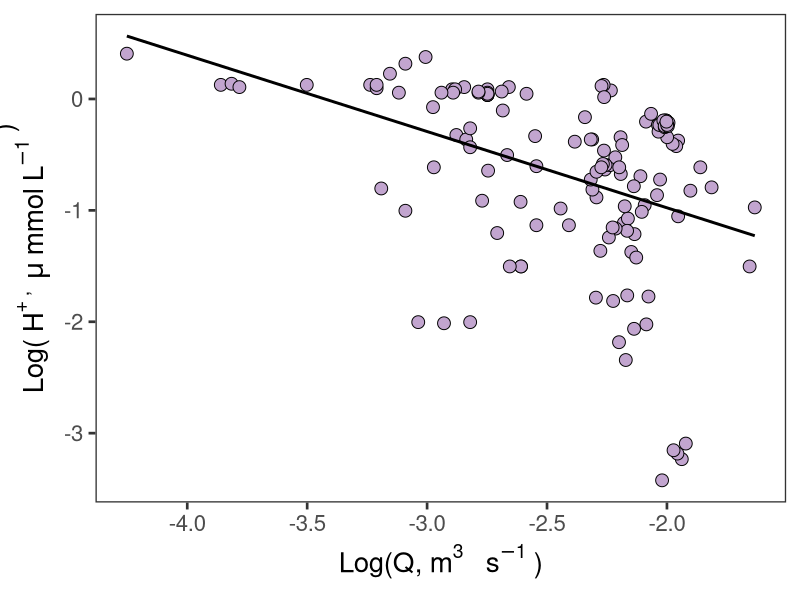
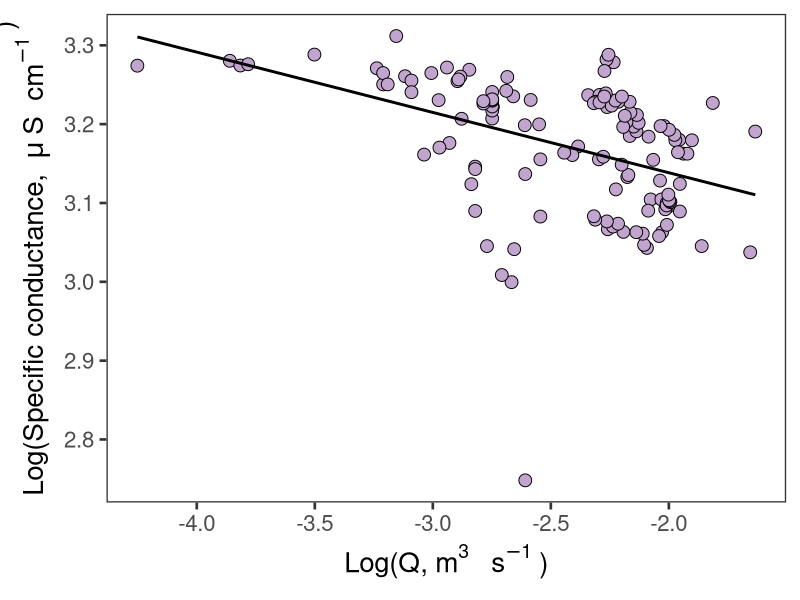
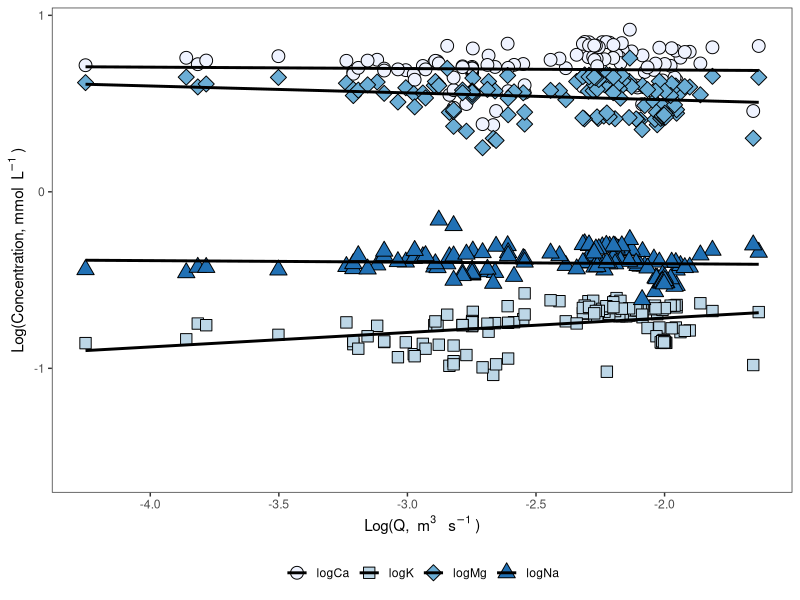
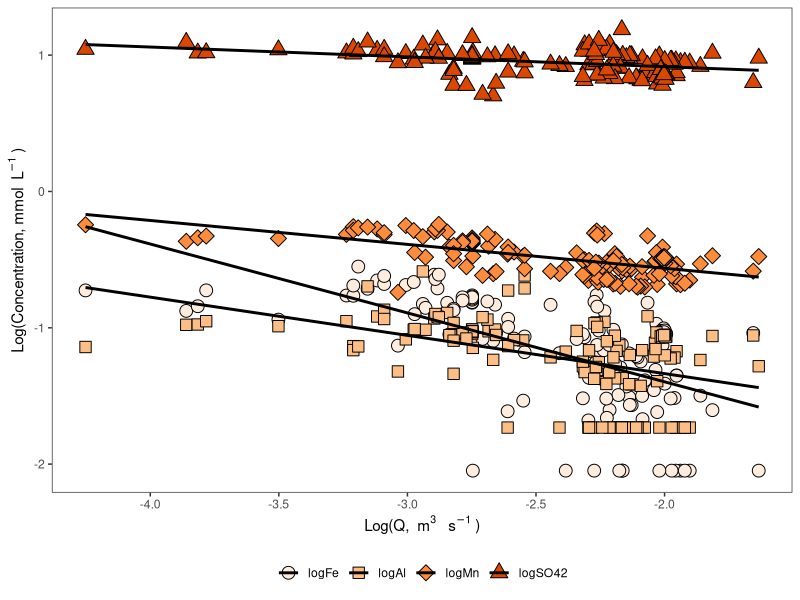
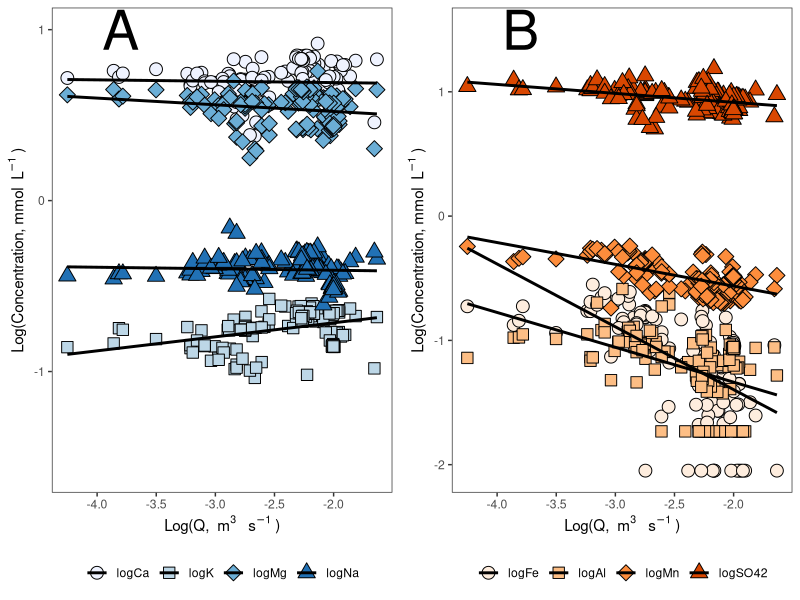
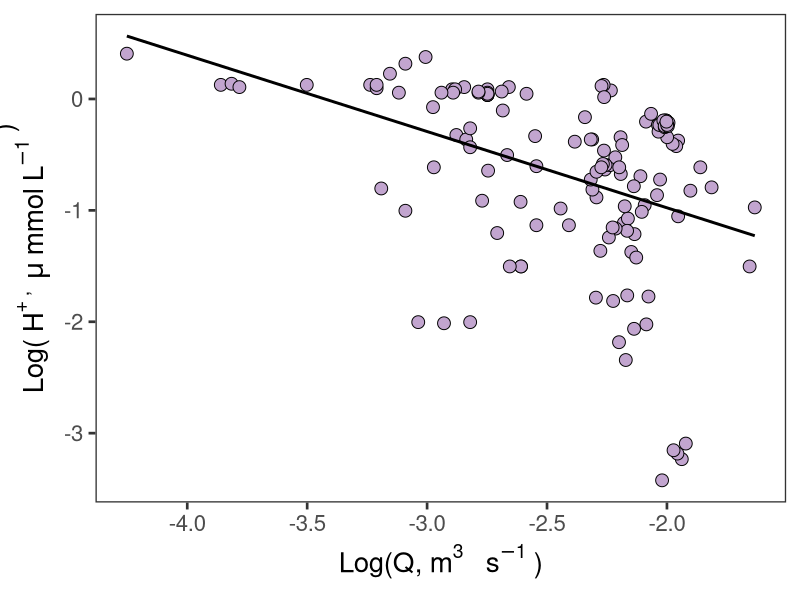
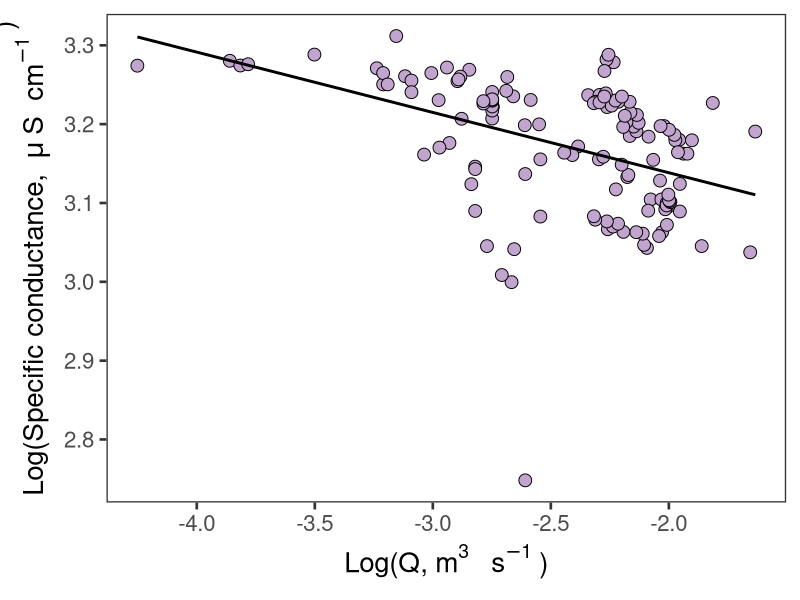
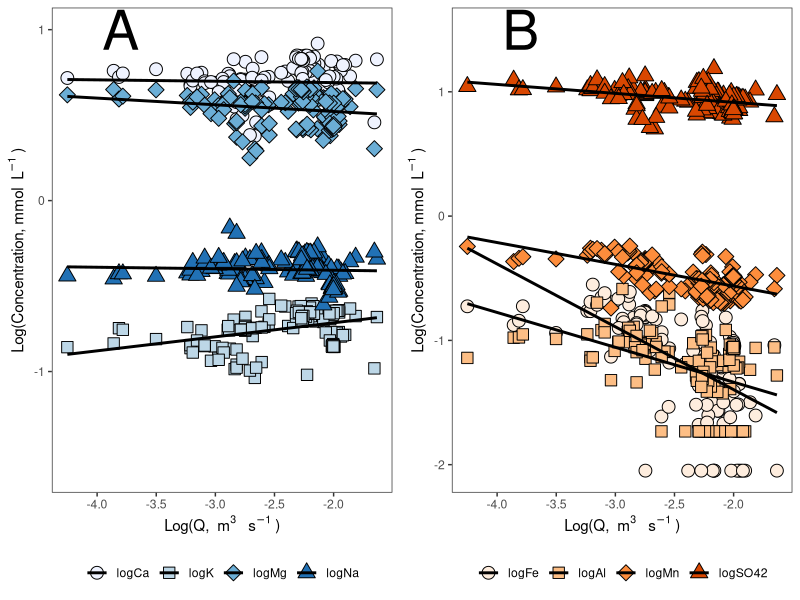

These figures' R source, in order:
# Rename columns to be R friendly

newname<-c("sample_name","date_and_time","Q_m3s","Al_mgL","Ca_mgL","Fe_mgL","K_mgL","Mg_mgL","Mn_mgL","Na_mgL","SO42_mgL","pH","EC")
CQ<-read.csv(file="CQ.csv",header=TRUE)
colnames(CQ)<-newname

#Transform mg/L to mmol/L

CQ$Al_mmolL<-(CQ$Al_mgL/26.982)
CQ$Ca_mmolL<-(CQ$Ca_mgL/40.08)
CQ$Fe_mmolL<-(CQ$Fe_mgL/55.845)
CQ$K_mmolL<-(CQ$K_mgL/39.099)
CQ$Mg_mmolL<-(CQ$Mg_mgL/24.305)
CQ$Mn_mmolL<-(CQ$Mn_mgL/54.938)
CQ$Na_mmolL<-(CQ$Na_mgL/22.99)
CQ$SO42_mmolL<-(CQ$SO42_mgL/96.06)

#Transform pH to H+ mg/L

CQ$H_mgL<-(10^(-1*CQ$pH))

#H mg/L to mu/L
CQ$H_umolL<-((1000/1.008)*CQ$H_mgL)

#Take the log of everything

CQ$logQ<-(log10(CQ$Q_m3s))
CQ$logAl<-(log10(CQ$Al_mmolL))
CQ$logCa<-(log10(CQ$Ca_mmolL))
CQ$logFe<-(log10(CQ$Fe_mmolL))
CQ$logK<-(log10(CQ$K_mmolL))
CQ$logMg<-(log10(CQ$Mg_mmolL))
CQ$logMn<-(log10(CQ$Mn_mmolL))
CQ$logNa<-(log10(CQ$Na_mmolL))
CQ$logSO42<-(log10(CQ$SO42_mmolL))
CQ$logH<-(log10(CQ$H_umolL))
CQ$logEC<-(log10(CQ$EC))

#H+ plot
library(ggplot2)
pal="#c2a5cf"
shape1=21
CQH<-ggplot(CQ, aes(logQ,logH))+
  geom_point(colour="black",size=4, fill=pal, pch=shape1)+
  theme_bw(base_size=20)+
  theme(panel.grid.major = element_blank(), panel.grid.minor = element_blank())+
  guides(fill=guide_legend(title="Depth (cm)"))+
  xlab("\nLog(Q,"~m^3~" "~s^-1~")")+
  ylab("Log("~H^+~", "~mu~"mmol"~L^-1~")\n")+
  geom_smooth(method=lm,colour="black",se=FALSE)
#Call the graph
CQH
pHregression<-lm(logH~logQ,data=CQ)
pHregression
summary(pHregression)

#save to pdf
pdf("CQH.pdf",height=6,width=8)
CQH
dev.off()

#EC plot
library(ggplot2)
pal="#c2a5cf"
shape1=21
CQEC<-ggplot(CQ, aes(logQ,logEC))+
  geom_point(colour="black",size=4, fill=pal, pch=shape1)+
  theme_bw(base_size=20)+
  theme(panel.grid.major = element_blank(), panel.grid.minor = element_blank())+
  guides(fill=guide_legend(title="Depth (cm)"))+
  xlab("\nLog(Q,"~m^3~" "~s^-1~")")+
  ylab("Log(Specific conductance, "~mu~"S "~cm^-1~")\n")+
  geom_smooth(method=lm,colour="black",se=FALSE)
#Call the graph
CQEC

ECregression<-lm(logEC~logQ,data=CQ)
ECregression
summary(ECregression)

#save to pdf
pdf("CQEC.pdf",height=6,width=8)
CQEC
dev.off()

#Reshape the data for basecation CQ plot
CQvarsforbasemelt<-c("logQ","logCa","logK","logMg","logNa")
CQforbasemelt<-CQ[CQvarsforbasemelt]
library(reshape2)
longbaseCQ<-melt(CQforbasemelt,id.vars=c("logQ"),variable.name="ion",value.name="concentration")

#All base cations plot
#Add in lines and why is the legend not working?
library(ggplot2)
pal<-c("#eff3ff","#bdd7e7","#6baed6","#2171b5")
shape1<-c(21,22,23,24)
CQbasecat<-ggplot(longbaseCQ, aes(x=logQ,y=concentration,fill=as.factor(ion),shape=as.factor(ion)))+
  geom_point(colour="black",size=4)+
  scale_shape_manual(values=shape1)+    
  scale_fill_manual(values=pal)+
  geom_smooth(method=lm,colour="black",se=FALSE)+
  theme_bw()+
  theme(panel.grid.major = element_blank(), panel.grid.minor = element_blank())+
  theme(legend.position="bottom")+
  theme(legend.title=element_blank())+
  guides(fill=guide_legend(title="ion"),shape=guide_legend(title="ion"))+
  xlab("\nLog(Q, "~m^3~" "~s^-1~")")+
  ylab("Log(Concentration, mmol "~L^-1~")")

#Call the graph
CQbasecat

Caregression<-lm(logCa~logQ,data=CQ)
Caregression
summary(Caregression)

Mgregression<-lm(logMg~logQ,data=CQ)
Mgregression
summary(Mgregression)

Naregression<-lm(logNa~logQ,data=CQ)
Naregression
summary(Naregression)

Kregression<-lm(logK~logQ,data=CQ)
Kregression
summary(Kregression)

#Reshape the data for AMD CQ plot
CQvarsforamdmelt<-c("logQ","logFe","logAl","logMn","logSO42")
CQforamdmelt<-CQ[CQvarsforamdmelt]
library(reshape2)
longamdCQ<-melt(CQforamdmelt,id.vars=c("logQ"),variable.name="ion",value.name="concentration")

#Plot amd derived CQ (Fe, Mn, Al, SO42-)
#All CQ ions plot
#Add in lines and why is the legend not working?
library(ggplot2)
pal<-c("#feedde","#fdbe85","#fd8d3c","#d94701")
shape1<-c(21,22,23,24)
CQAMD<-ggplot(longamdCQ, aes(x=logQ,y=concentration,fill=as.factor(ion), shape=as.factor(ion)))+
  geom_point(colour="black",size=4)+
  scale_shape_manual(values=shape1)+    
  scale_fill_manual(values=pal)+
  geom_smooth(method=lm,colour="black",se=FALSE)+
  theme_bw()+
  theme(panel.grid.major = element_blank(), panel.grid.minor = element_blank())+
  theme(legend.position="bottom")+
  theme(legend.title=element_blank())+
  guides(fill=guide_legend(title="ion"),shape=guide_legend(title="ion"))+
  xlab("\nLog(Q, "~m^3~" "~s^-1~")")+
  ylab("Log(Concentration, mmol "~L^-1~")")
  

#Call the graph
CQAMD

Feregression<-lm(logFe~logQ,data=CQ)
Feregression
summary(Feregression)

Mnregression<-lm(logMn~logQ,data=CQ)
Mnregression
summary(Mnregression)

Alregression<-lm(logAl~logQ,data=CQ)
Alregression
summary(Alregression)

#Put CQ plots in one figure
library(gridExtra)
CQbasecat.1<-CQbasecat+annotate("text",x=-3.8,y=1,label="A",size=14)
CQAMD.1<-CQAMD+annotate("text",x=-3.8,y=1.5,label="B",size=14)

grid.arrange(arrangeGrob(CQbasecat.1,CQAMD.1, ncol=2, widths=c(1,1)))

#Save to PDF
pdf("CQgraphs.pdf",height=10,width=10)
grid.arrange(arrangeGrob(CQbasecat.1,CQAMD.1, ncol=2, widths=c(1,1)))
dev.off()
